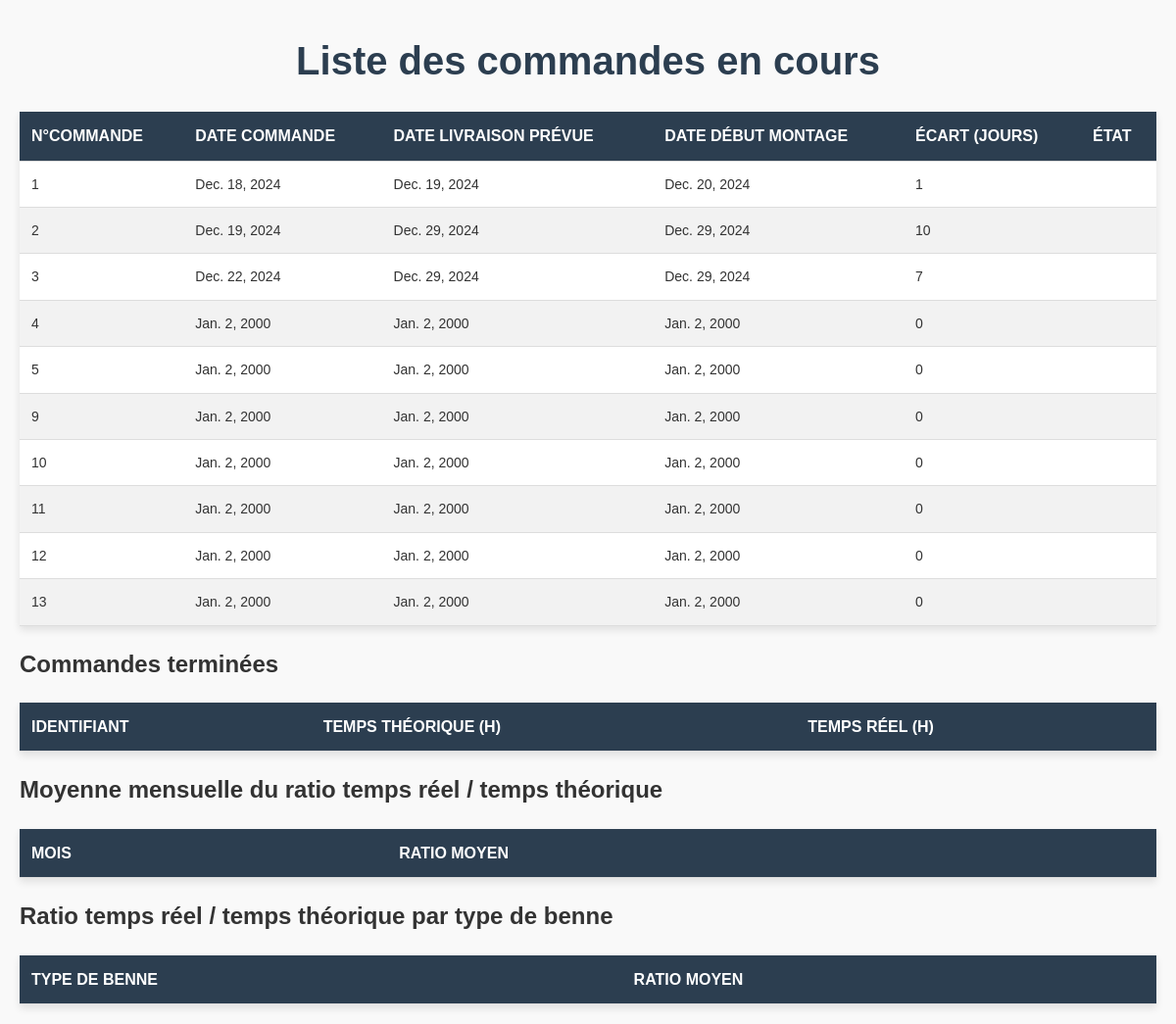
The app's page /commande/creer/ with its own data.
### listings/models.py (models this page shows, shortened)
class Commande(models.Model):
    client = models.ForeignKey(Client, on_delete=models.CASCADE)
    option = models.ForeignKey(Option, on_delete=models.CASCADE)
    MontagePossible = models.ForeignKey(MontagePossible, on_delete=models.CASCADE, default=1)
    date_commande = models.DateField()
    date_livraison_prevue = models.DateField()
    date_debut_montage = models.DateField()

### listings/views.py (the view)
# urls.py: path('commande/creer/', views.commandes_en_cours, name='creer_commande'),
def commandes_en_cours(request):
    commandes = Commande.objects.all()
    commandes_with_ecart = []
    for commande in commandes:
        ecart = (commande.date_livraison_prevue - commande.date_commande).days
        commandes_with_ecart.append({
            'commande': commande,
            'ecart': ecart
        })
    return render(request, 'listings/prod.html', {'commandes':  commandes_with_ecart})

### listings/templates/listings/prod.html (shortened to what this page needs)
<!DOCTYPE html>
<html lang="fr">
<head>
    {% load static %}
    <link rel="stylesheet" type="text/css" href="{% static 'styles.css' %}">
</head>
<body>
    <h1>Liste des commandes en cours</h1>
    <table>
        <thead>
            <tr>
                <th>N°Commande</th>
                <th>Date Commande</th>
                <th>Date Livraison Prévue</th>
                <th>Date Début Montage</th>
                <th>Écart (jours)</th>
                <th>État</th>
            </tr>
        </thead>
        <tbody>
            {% for item in commandes %}
            <tr>
                <td>{{ item.commande.id }}</td>
                <td>{{ item.commande.date_commande }}</td>
                <td>{{ item.commande.date_livraison_prevue }}</td>
                <td>{{ item.commande.date_debut_montage }}</td>
                <td>{{ item.ecart }}</td>
                <td>{{ item.etat }}</td>
            </tr>
            {% endfor %}
        </tbody>
    </table>
</body>
    <h2>Commandes terminées</h2>
    <table>
        <thead>
            <tr>
                <th>Identifiant</th>
                <th>Temps Théorique (h)</th>
                <th>Temps Réel (h)</th>
            </tr>
        </thead>
    </table>
    <h2>Moyenne mensuelle du ratio temps réel / temps théorique</h2>
    <table>
        <thead>
            <tr>
                <th>Mois</th>
                <th>Ratio Moyen</th>
            </tr>
        </thead>
    </table>
    <h2>Ratio temps réel / temps théorique par type de benne</h2>
    <table>
        <thead>
            <tr>
                <th>Type de Benne</th>
                <th>Ratio Moyen</th>
            </tr>
        </thead>
    </table>
</body>
</html>

### listings/templates/listings/static/listings/styles.css (style rules this page uses)
body { font-family: 'Roboto', sans-serif; background-color: #f7f7f7; color: #333; margin: 0; padding: 0; line-height: 1.6; }
h1 { font-size: 2.5rem; color: #34495e; text-align: center; margin-top: 30px; margin-bottom: 15px; font-weight: 600; }

### listings/templates/listings/prod.html (style rules this page uses)
body { font-family: Arial, sans-serif; margin: 20px; background-color: #f9f9f9; color: #333; }
h1 { text-align: center; color: #2c3e50; margin-bottom: 20px; }
table { width: 100%; border-collapse: collapse; margin: 20px 0; background-color: #fff; box-shadow: 0 4px 8px rgba(0, 0, 0, 0.1); }
th, td { padding: 12px; text-align: left; border-bottom: 1px solid #ddd; word-wrap: break-word; white-space: normal; }
th { background-color: #2c3e50; color: #fff; text-transform: uppercase; }
tr:nth-child(even) { background-color: #f2f2f2; }
td { font-size: 14px; }

### records on screen
Commande: commande.id "1", commande.date_commande "Dec. 18, 2024", commande.date_livraison_prevue "Dec. 19, 2024", commande.date_debut_montage "Dec. 20, 2024", ecart "1"
Commande: commande.id "2", commande.date_commande "Dec. 19, 2024", commande.date_livraison_prevue "Dec. 29, 2024", commande.date_debut_montage "Dec. 29, 2024", ecart "10"
Commande: commande.id "3", commande.date_commande "Dec. 22, 2024", commande.date_livraison_prevue "Dec. 29, 2024", commande.date_debut_montage "Dec. 29, 2024", ecart "7"
Commande: commande.id "4", commande.date_commande "Jan. 2, 2000", commande.date_livraison_prevue "Jan. 2, 2000", commande.date_debut_montage "Jan. 2, 2000", ecart "0"
Commande: commande.id "5", commande.date_commande "Jan. 2, 2000", commande.date_livraison_prevue "Jan. 2, 2000", commande.date_debut_montage "Jan. 2, 2000", ecart "0"
Commande: commande.id "9", commande.date_commande "Jan. 2, 2000", commande.date_livraison_prevue "Jan. 2, 2000", commande.date_debut_montage "Jan. 2, 2000", ecart "0"
Commande: commande.id "10", commande.date_commande "Jan. 2, 2000", commande.date_livraison_prevue "Jan. 2, 2000", commande.date_debut_montage "Jan. 2, 2000", ecart "0"
Commande: commande.id "11", commande.date_commande "Jan. 2, 2000", commande.date_livraison_prevue "Jan. 2, 2000", commande.date_debut_montage "Jan. 2, 2000", ecart "0"
Commande: commande.id "12", commande.date_commande "Jan. 2, 2000", commande.date_livraison_prevue "Jan. 2, 2000", commande.date_debut_montage "Jan. 2, 2000", ecart "0"
Commande: commande.id "13", commande.date_commande "Jan. 2, 2000", commande.date_livraison_prevue "Jan. 2, 2000", commande.date_debut_montage "Jan. 2, 2000", ecart "0"
